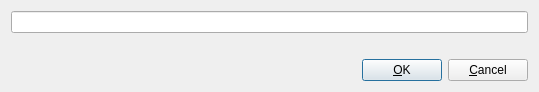
<?xml version="1.0" encoding="UTF-8"?>
<ui version="4.0">
 <class>GotoDialog</class>
 <widget class="QDialog" name="GotoDialog">
  <property name="geometry">
   <rect>
    <x>0</x>
    <y>0</y>
    <width>539</width>
    <height>92</height>
   </rect>
  </property>
  <property name="contextMenuPolicy">
   <enum>Qt::NoContextMenu</enum>
  </property>
  <property name="windowTitle">
   <string>Enter expression to follow...</string>
  </property>
  <property name="windowIcon">
   <iconset theme="geolocation-goto" resource="../../resource.qrc">
    <normaloff>:/Default/icons/geolocation-goto.png</normaloff>:/Default/icons/geolocation-goto.png</iconset>
  </property>
  <layout class="QVBoxLayout" name="verticalLayout_3">
   <item>
    <layout class="QVBoxLayout" name="verticalLayout_2">
     <item>
      <layout class="QVBoxLayout" name="verticalLayout">
       <item>
        <widget class="HistoryLineEdit" name="editExpression">
         <property name="maximumSize">
          <size>
           <width>4132</width>
           <height>16777215</height>
          </size>
         </property>
        </widget>
       </item>
       <item>
        <widget class="QLabel" name="labelError">
         <property name="maximumSize">
          <size>
           <width>4132</width>
           <height>16777215</height>
          </size>
         </property>
         <property name="text">
          <string/>
         </property>
         <property name="textFormat">
          <enum>Qt::RichText</enum>
         </property>
        </widget>
       </item>
      </layout>
     </item>
     <item>
      <layout class="QHBoxLayout" name="horizontalLayout">
       <item>
        <spacer name="horizontalSpacer">
         <property name="orientation">
          <enum>Qt::Horizontal</enum>
         </property>
         <property name="sizeHint" stdset="0">
          <size>
           <width>40</width>
           <height>20</height>
          </size>
         </property>
        </spacer>
       </item>
       <item>
        <widget class="QPushButton" name="buttonOk">
         <property name="sizePolicy">
          <sizepolicy hsizetype="Preferred" vsizetype="Fixed">
           <horstretch>0</horstretch>
           <verstretch>0</verstretch>
          </sizepolicy>
         </property>
         <property name="text">
          <string>&amp;OK</string>
         </property>
        </widget>
       </item>
       <item>
        <widget class="QPushButton" name="buttonCancel">
         <property name="sizePolicy">
          <sizepolicy hsizetype="Preferred" vsizetype="Fixed">
           <horstretch>0</horstretch>
           <verstretch>0</verstretch>
          </sizepolicy>
         </property>
         <property name="text">
          <string>&amp;Cancel</string>
         </property>
        </widget>
       </item>
      </layout>
     </item>
    </layout>
   </item>
  </layout>
 </widget>
 <customwidgets>
  <customwidget>
   <class>HistoryLineEdit</class>
   <extends>QLineEdit</extends>
   <header>HistoryLineEdit.h</header>
  </customwidget>
 </customwidgets>
 <tabstops>
  <tabstop>editExpression</tabstop>
  <tabstop>buttonOk</tabstop>
  <tabstop>buttonCancel</tabstop>
 </tabstops>
 <resources>
  <include location="../../resource.qrc"/>
 </resources>
 <connections>
  <connection>
   <sender>buttonCancel</sender>
   <signal>clicked()</signal>
   <receiver>GotoDialog</receiver>
   <slot>close()</slot>
   <hints>
    <hint type="sourcelabel">
     <x>305</x>
     <y>56</y>
    </hint>
    <hint type="destinationlabel">
     <x>156</x>
     <y>60</y>
    </hint>
   </hints>
  </connection>
  <connection>
   <sender>buttonOk</sender>
   <signal>clicked()</signal>
   <receiver>GotoDialog</receiver>
   <slot>accept()</slot>
   <hints>
    <hint type="sourcelabel">
     <x>229</x>
     <y>49</y>
    </hint>
    <hint type="destinationlabel">
     <x>164</x>
     <y>42</y>
    </hint>
   </hints>
  </connection>
 </connections>
</ui>
